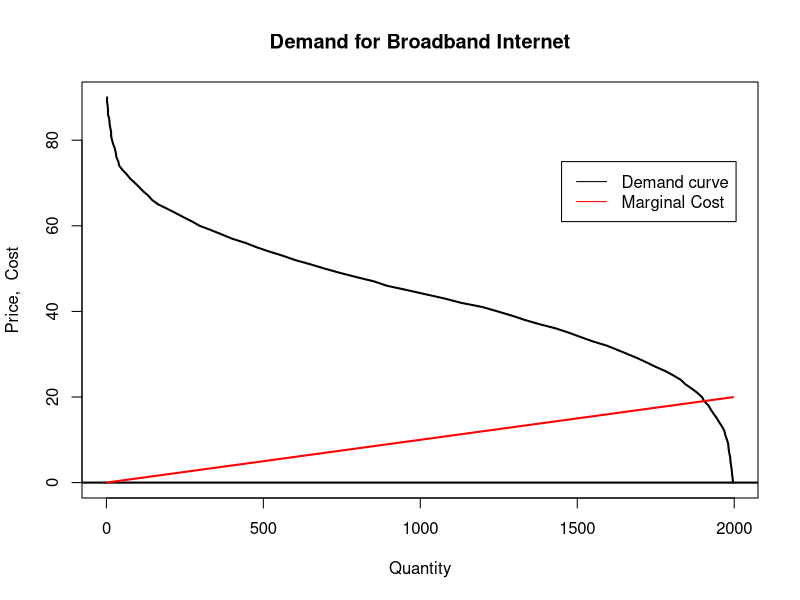
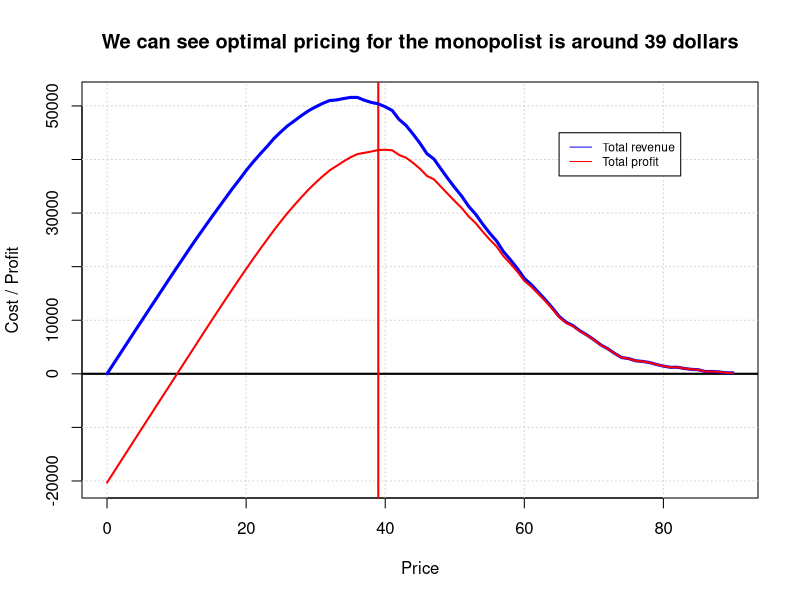
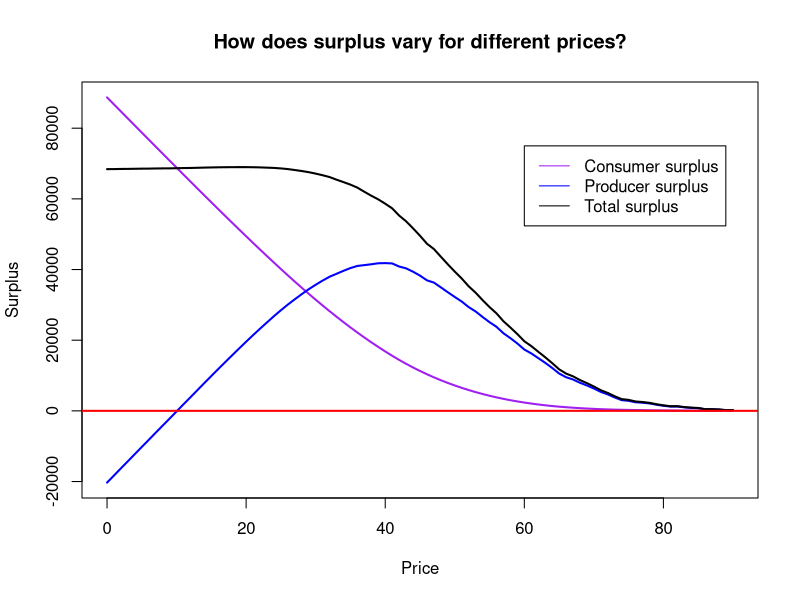

The R script that drew these images, in order:
## ---- chunk 1

npeep <- 2000 # Number of potential consumers

wtp <- 45 + rnorm(npeep)*15 # Each person has a different willingness to pay 

## ---- chunk 2

maxop <- 90 # Max offering price
op <- 0:maxop # Offering price ranges from 0 to maxop i.e 0,1, ... 90

qd <- rep(NA,length(op)) # Empty vector for quantity demanded
for (i in 1:length(op)) qd[i] <- sum(wtp>=op[i]) # We fill qd with the number of consumers with a wtp >= offering price
## ---- chunk 3
mc <- qd*.01 # Setting marginal cost
## ---- chunk 4

plot(qd, op, type="l", xlab="Quantity", ylab="Price,  Cost", 
      main="Demand for Broadband Internet", lwd=2)
abline(h=0, lwd=2)
lines(qd, mc, col="red", lwd=2)
legend(1450, 75, legend=c("Demand curve", "Marginal Cost"), col=c("black", "red"), lty=1)

## ---- chunk 5

tr <- tp <- tc <- rep(NA,length(op)) # Total revenue, total profit, total cost vectors

## ---- chunk 6
# Calculate total cost

qd.gain <- qd[-length(qd)]-qd[-1]
qd.gain[length(qd.gain)+1] <- qd.gain[length(qd.gain)]
for (i in 1:length(op)) tc[i] <- sum((mc*qd.gain)[length(qd):i])

## ---- chunk 7

tr <- qd*op
tp <- tr-tc
 
minmax <- function(...) c(min(...),max(...))

plot(minmax(op),minmax(tr,tp), type="n", ylab="Cost / Profit", 
     xlab="Price", 
     main="We can see optimal pricing for the monopolist is around 39 dollars")

grid()
abline(h=0, lwd=2)
abline(v=39, col="red", lwd=2)
lines(op,tr, col="blue", lwd=3)
lines(op,tp, col="red", lwd=2)
legend(65, y = 45000, legend=c("Total revenue", "Total profit"), col=c("blue", "red"), lty=1, cex=0.72)
## ---- chunk 8

cs <- tr
for (i in 1:length(op)) cs[i] <- sum((wtp[wtp>=op[i]]-op[i]))
 
tts <- cs+tp
 
op[tts==max(tts)] # Check the optimal societal price
 
plot(c(min(op),max(op)),c(min(cs,tp),max(cs,tp)), type="n",
     main="How does surplus vary for different prices?",
     xlab="Price",
     ylab="Surplus")
lines(op, cs, col="purple", lwd=2)
lines(op, tp, col="blue", lwd=2)
lines(op, tts, lwd=2)
abline(h=0,col="red", lwd=2)
legend(60, 75000, legend=c("Consumer surplus", "Producer surplus", "Total surplus"), col=c("purple","blue","black"),lty=1)

